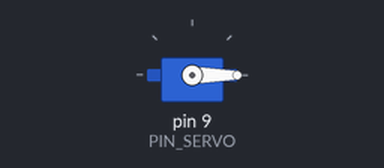
Bench run of a sketch on a simulated Arduino Uno, built with avr-gcc and run on an emulated ATmega328P. Shown: servo.

Above: at 0.05 s.
At 1.5 s:
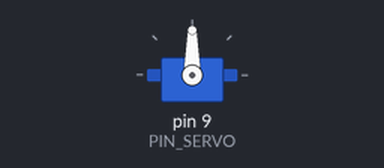
At 3.0 s:
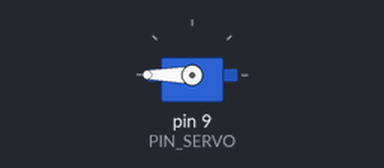
Timing chart, 0 to 6.9 s (numbered marks = the images above):
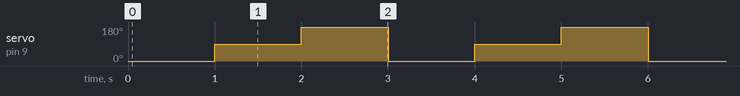

The sketch:

06-servo-basico.ino
```cpp
#include <Servo.h>

const int PIN_SERVO = 9;
Servo servo;

void setup()
{
  servo.attach(PIN_SERVO, 500, 2500);
}

void loop()
{
  servo.write(0);
  delay(1000);
  servo.write(90);
  delay(1000);
  servo.write(180);
  delay(1000);
}
```

Measured:
- by itself, servo on pin 9 (PIN_SERVO): repeats every 3.0 s: 180° 1.0 s, 0° 1.0 s, 90° 1.0 s
